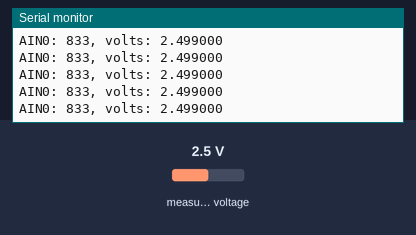
This sketch was run on a simulated ESP8266 (NodeMCU). On the bench: the last lines printed to the serial monitor. The test bench sets the inputs (shaded band); at power-on: measured voltage 2.5 V.

Above: at 1.2 s.
1.3 s: measured voltage set to 0.1 V
At 1.44 s:
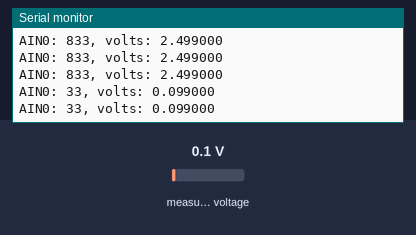
2.8 s: measured voltage set to 1.2 V
At 2.86 s:
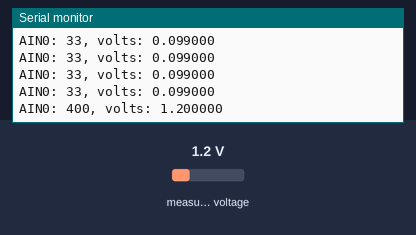
Timing chart, 0 to 5.8 s (numbered marks = the images above; inputs shaded):
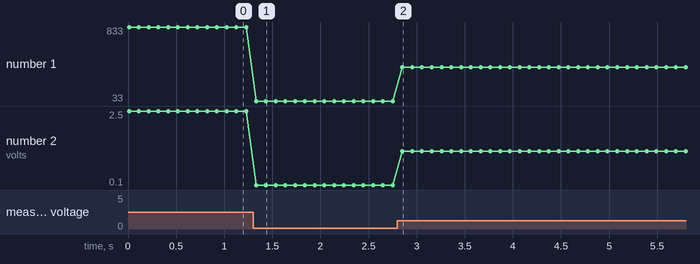

Measured:
- after the input at 1.3 s, the serial monitor: prints a new line at once (image 1)
- after the input at 2.8 s, the serial monitor: prints a new line after 0.05 s (image 2)
- plotted number 1: 833 → 33 after the input at 1.3 s, 33 → 400 after the input at 2.8 s
- plotted number 2: 2.5 → 0.1 after the input at 1.3 s, 0.1 → 1.2 after the input at 2.8 s

The sketch:

a2d_ADS1015.ino
```cpp
/*
 * ADS1015 12 bit analog to digital
 *
 * use library:
 * https://github.com/adafruit/Adafruit_ADS1X15

 * see https://learn.adafruit.com/adafruit-4-channel-adc-breakouts
 * smaller board, same pinout
 * VDD - 2 to 5 VDC
 * GND - ground
 * SCL - i2c pins (on wemos: SDA => D2, SCL => D1)
 * SDA - ic2 pins
 * ADDR - sets the i2c address
 *   0x48 (1001000) ADR -> GND
 *   0x49 (1001001) ADR -> VDD
 *   0x4A (1001010) ADR -> SDA
 *   0x4B (1001011) ADR -> SCL
 * ALRT - set when comparator is triggered.  normally HIGH, goes LOW when triggered.
 *   hookup to input pin to set an interrupt
 * A0 - analog input
 * A1 - analog input
 * A2 - analog input
 * A3 - analog input
 *
 * it can measure 4 single ended inputs (difference between
 * input and ground)
 * or it can measure 2 differential inputs (difference between
 * A0&A1 or A2&A3)
 * NOTE: max input voltage for any input is VDD
 *
 *
 * Single Ended Conversion:
 * uint16_t readADC_SingleEnded(uint8_t channel);
 *     Perform a single-ended analog to digital conversion on the specified channel.
 *
 *
 *
 * Differential Conversion:
 * int16_t readADC_Differential_0_1(void);
 *     Perform a differential analog to digital conversion on the voltage between channels 0 and 1.
 *
 *
 *
 * comparator operation:
 * compare an input voltage to a threshold and set the ALRT pin
 * if the threshold is exceeded. (or read the conversion result
 * over i2c)
 * void startComparator_SingleEnded(uint8_t channel, int16_t threshold);
 *     Set the threshold and channel for comparator operation.
 * int16_t getLastConversionResults();
 *     Get the last conversion result and clear the comparator.
 */


#include <Wire.h>
#include <Adafruit_ADS1015.h>

// default uses 0x48 for the address (tie ADR to GND)
// Adafruit_ADS1115 ads;  /* Use this for the 16-bit version */
Adafruit_ADS1015 ads;     /* Use this for the 12-bit version */


bool isComparator = false;
bool isSingle = true;
bool isDifferential = false;

double gain;


void setup(void)
{
  // start serial port
  Serial.begin(115200);
  Serial.print(F("\n\n ADS1015 test\n\n"));

  Serial.println("Single-ended readings from AIN0 with >3.0V comparator");
  Serial.println("ADC Range: +/- 6.144V (1 bit = 3mV/ADS1015, 0.1875mV/ADS1115)");
  Serial.println("Comparator Threshold: 1000 (3.000V)");


  // The ADC input range (or gain) can be changed via the following
  // functions, but be careful never to exceed VDD +0.3V max, or to
  // exceed the upper and lower limits if you adjust the input range!
  // Setting these values incorrectly may destroy your ADC!
  //                                                                ADS1015  ADS1115
  //                                                                -------  -------
  ads.setGain(GAIN_TWOTHIRDS);  // 2/3x gain +/- 6.144V  1 bit = 3mV      0.1875mV (default)
  // ads.setGain(GAIN_ONE);        // 1x gain   +/- 4.096V  1 bit = 2mV      0.125mV
  // ads.setGain(GAIN_TWO);        // 2x gain   +/- 2.048V  1 bit = 1mV      0.0625mV
  // ads.setGain(GAIN_FOUR);       // 4x gain   +/- 1.024V  1 bit = 0.5mV    0.03125mV
  // ads.setGain(GAIN_EIGHT);      // 8x gain   +/- 0.512V  1 bit = 0.25mV   0.015625mV
  // ads.setGain(GAIN_SIXTEEN);    // 16x gain  +/- 0.256V  1 bit = 0.125mV  0.0078125mV

  gain = 0.003;
//  gain = 0.001;

  ads.begin();

  if (isComparator) {
    // Setup comparator on A0, threshold is 1000 (or 3.0V)
    ads.startComparator_SingleEnded(0, 1000);
  }
}

void loop(void)
{
  if (isComparator) {
    // Comparator will only de-assert after a read
    int16_t adc0 = ads.getLastConversionResults();
    double volts = gain * adc0;
    Serial.printf("AIN0: %d, volts: %f\n", adc0, volts);
  }

  if (isSingle) {
    int16_t adc0 = ads.readADC_SingleEnded(0);
    double volts = gain * adc0;
    Serial.printf("AIN0: %d, volts: %f\n", adc0, volts);
  }

  if (isDifferential) {
    int16_t adc01 = ads.readADC_Differential_0_1();
    double volts = gain * adc01;
    Serial.printf("AIN01: %d, volts: %f\n", adc01, volts);
  }

  delay(100);
}
```
